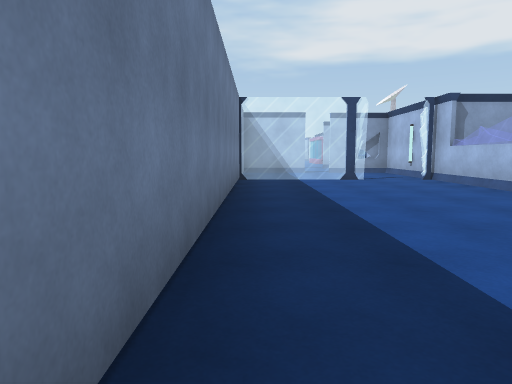
View 1 (above)

12 first-person views from a walk through a scene from a Unity 3-D project. The camera is 1.3 m above the floor, tilts 6° down and sees 70° across. The floor is counted in squares, 2 m on a side. Each view is taken from the middle of a square. On the plan, view 1 faces up. The plan holds only what a view shows up to about 11 squares ahead; the rest is blank. The place goes on beyond the plan. The player character is not drawn. Some animated figures are not drawn. Door leaves are left out, so doorways stand open. Surface patterns are stand-ins for the level's own textures.

View 2
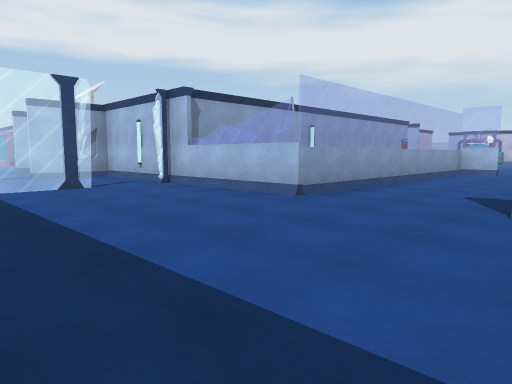

View 3
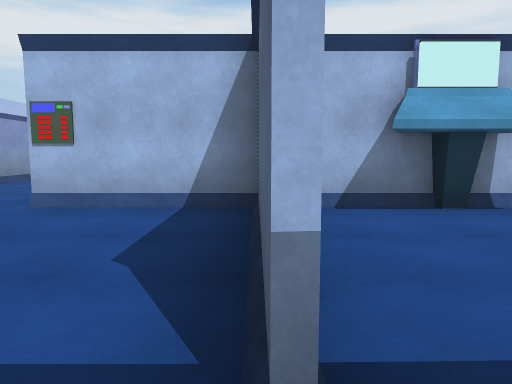

View 4
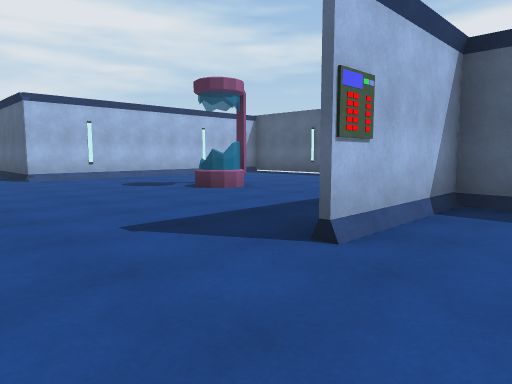

View 5
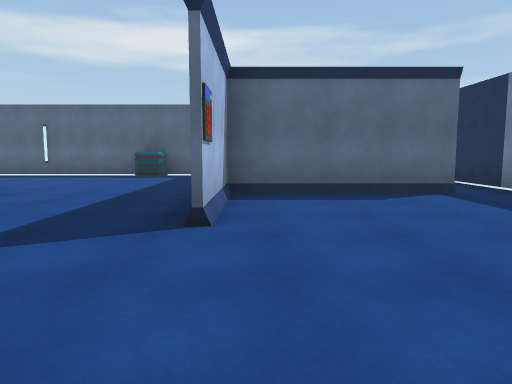

View 6
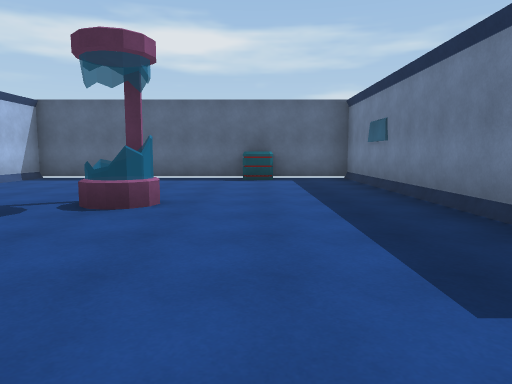

View 7
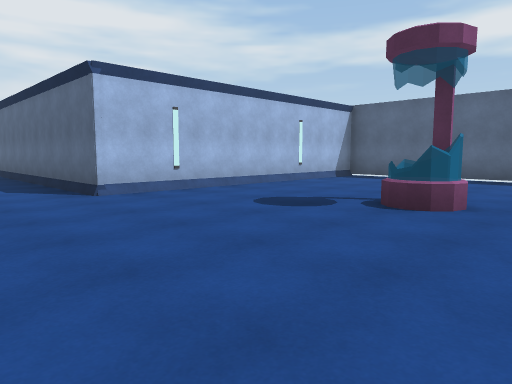

View 8
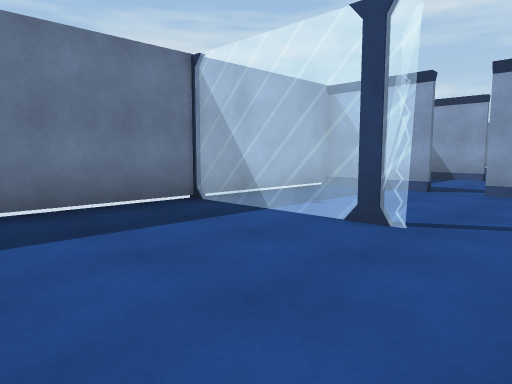

View 9
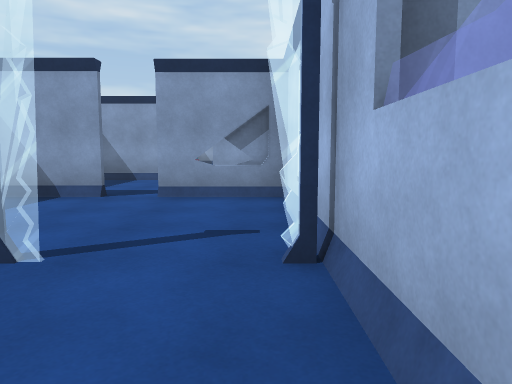

View 10
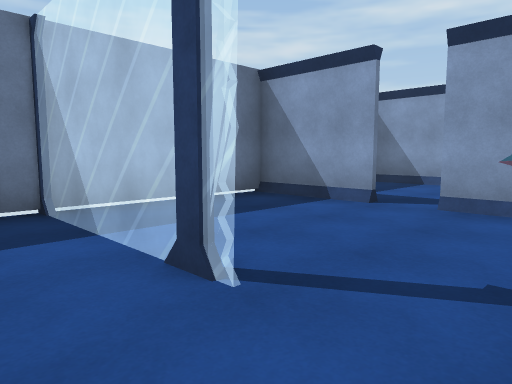

View 11
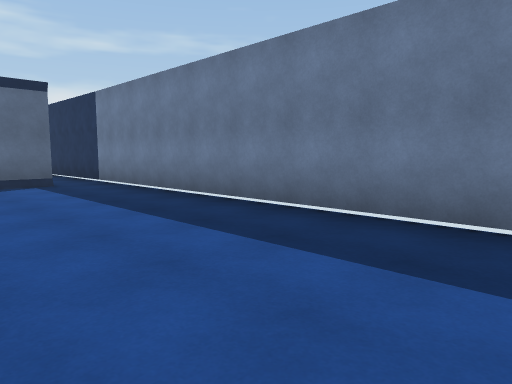

View 12
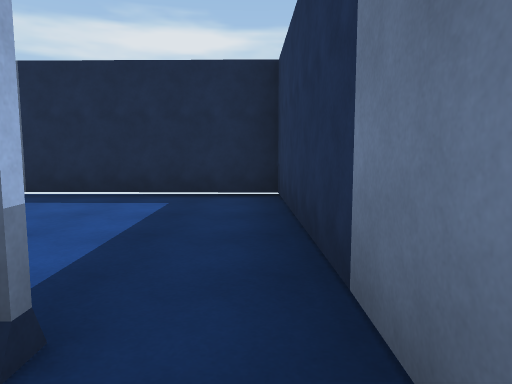

### Floor plan
Points are (right, up) in squares from view 1. A wall is a line through its corners. A room is listed if a view was taken in it or the views show most of it. See-through windows are left out.
Room 1 (views 1, 3)
walls: (4.5, -3.2) (4.5, 0); (-0.4, 0.5) (-0.4, -4.7) (5, -4.7)
low walls: (1.6, 0) (0.8, 0)
ways out: opening at (0, 0) to room 2
objects: console (4, -2)
Room 2 (views 2, 4, 5, 8, 9, 10, 11, 12)
walls: (4.5, 5.5) (4.5, 12.5) (2.5, 12.5); (1.8, 12.5) (-0.4, 12.5) (-0.4, 0.5); (0.6, 0) (4.5, 0) (4.5, 2.9)
ways out: opening at (0, 0) to room 1; open door at (4.5, 4) to room 3; opening at (2, 13)
objects: barrier (0, 9); barrier (2, 9); barrier (4, 9)
Room 3 (views 6, 7)
walls: (4.6, 1.6) (4.6, -4.8); (12.5, 4.5) (12.5, 5.2); (12.1, 5.5) (4.5, 5.5); (5, -4.7) (12.7, -4.7) (12.7, 2.8)
ways out: open door at (4.5, 4) to room 2; opening at (13, 4)
objects: crate (7, -4); other object (9, 0)

Positions as (right, up) in squares from view 1, and headings:
1: (0, 0), facing up
2: (0, 2), facing up-right
3: (0, 0), facing right
4: (3, 5), facing down-right
5: (4, 6), facing down
6: (7, 5), facing down
7: (7, 5), facing down-right
8: (4, 6), facing up-left
9: (4, 7), facing up
10: (4, 8), facing up-left
11: (3, 8), facing down-left
12: (0, 1), facing down
